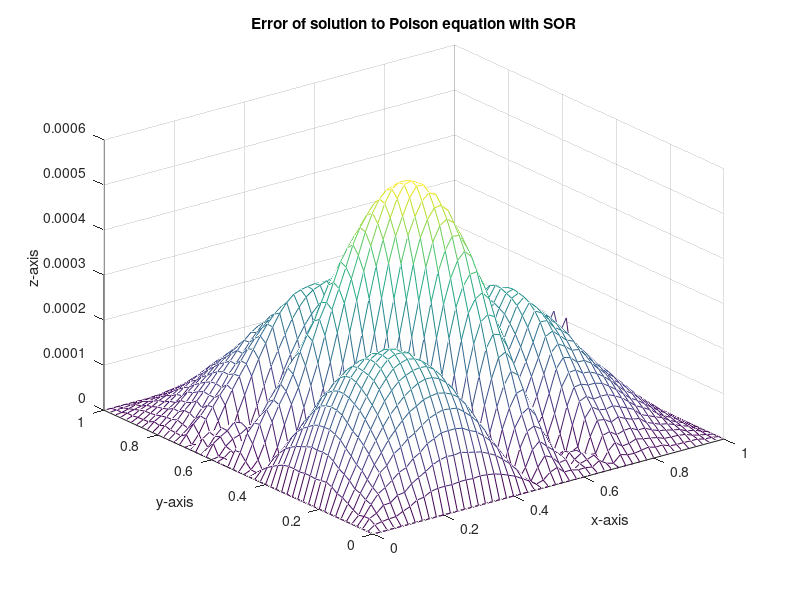

Write the MATLAB code that produced this figure.
close all;
clear;
clc;

%Choose gridsize and residual size
h = 0.02;
max_res = 1e-4;
omega = 1.92;

%Choose the border functions
fi1 = @(x) -2*x^2 + 3*x + 2;
fi2 = @(y) -y^2 + 3*y + 1;
fi3 = @(x) -2*x^2 + x + 2;
fi4 = @(y) -y^2 + y + 2;

%Choose forcing term and the actual function to compare
g = @(x,y) -6;

%Setting up
x(1) = 0;
xf = 1;
yf = 1;
n = round((xf - x(1))/h);
x = 0:h:n*h;
y = 0:h:n*h;
z = zeros(length(x),length(y));

%Calculating the actual values 
[X, Y] = meshgrid(0:h:n*h);
% The U function represents the solution to the Poison Equation
U = -2*X.^2 - Y.^2 + X + Y + 2*X.*Y + 2;

sum = 0;

for i = 1:length(x)
    z(i,length(y)) = fi1(x(i));
    z(length(x),i) = fi2(y(i));
    z(i,1) = fi3(x(i));
    z(1,i) = fi4(y(i));
end

%Calculate the average value
total = 4*(n + 1) - 4;
avg = sum/total;

%Set all the inner points as this average value
for i = 2:length(x) - 1
    for j = 2:length(y) - 1
            z(i,j) = avg;
    end
end

iteration = 0;
while (true)
    %set the maximum residue found in this iteration to 0
    %it will be updated in the for loop
    r_max = 0;
    for i = 2:length(x) - 1
        for j = 2:length(y) -1
            %Calculate the residue
            r = (z(i+1,j) + z(i-1,j) + z(i,j+1) + z(i,j-1) - h^2*g(x(i),y(j)) - 4*z(i,j))/4;
            %Set the new value of the point
            z(i,j) = omega*(z(i+1,j) + z(i-1,j) + z(i,j+1) + z(i,j-1) - h^2*g(x(i),y(j)))/4 + (1 - omega)*z(i,j);
            if(abs(r) > r_max)
                r_max = abs(r);
            end
        end
    end
    %if the meximum residue value found in this iteration is smaller
    %than our maximum tolerence break
    if(r_max < max_res)
        break;
    end
    iteration = iteration + 1;
end

%It is important not to forget to transpose because of the way matlab
%handles matrices 
%Uncomment the following line to get the estimation for the solution
%mesh(x,y,z');

%Plot error
er = abs(z' - U); mesh(X,Y,er);
xlabel('x-axis');
ylabel('y-axis');
zlabel('z-axis');
title('Error of solution to Poison equation with SOR');
